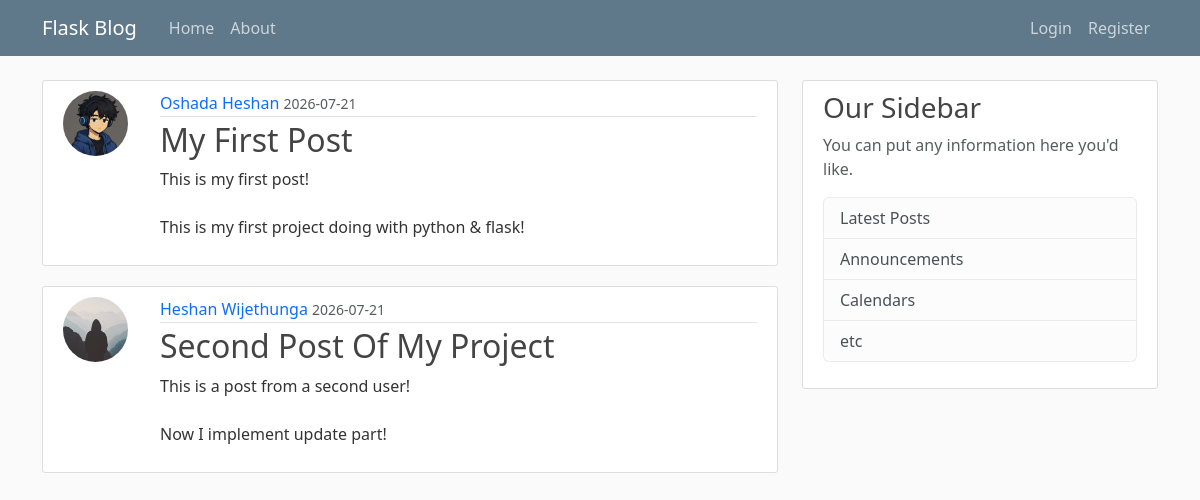
The page /home on the database its author committed.
### flaskblog/models.py (models this page shows, shortened)
class Post(db.Model):
    id = db.Column(db.Integer, primary_key=True)
    title = db.Column(db.String(100), nullable=False)
    date_posted = db.Column(db.DateTime, nullable=False, default=datetime.utcnow)
    content = db.Column(db.Text, nullable=False)
    user_id = db.Column(db.Integer, db.ForeignKey('user.id'), nullable=False)

class User(db.Model, UserMixin):
    id = db.Column(db.Integer, primary_key=True)
    username = db.Column(db.String(20), unique=True, nullable=False)
    email = db.Column(db.String(120), unique=True, nullable=False)
    image_file = db.Column(db.String(20), nullable=False, default='default.jpg')
    password = db.Column(db.String(60), nullable=False)
    posts = db.relationship('Post', backref='author', lazy=True)

### flaskblog/routes.py (the view)
@app.route("/")
@app.route("/home")
def home():
    posts = Post.query.all()
    return render_template('home.html', posts=posts)

### flaskblog/templates/home.html
{% extends "layout.html" %}
{% block content %}
    {% for post in posts %}
        <article class="content-section">
            <div class="post-container">
                <img class="rounded-circle article-img" src="{{ url_for('static', filename='profile_pics/' + post.author.image_file) }}" alt="Profile picture">
                <div class="post-content">
                    <div class="article-metadata">
                        <a class="author-name" href="#">{{ post.author.username }}</a>
                        <small class="text-muted">{{ post.date_posted.strftime('%Y-%m-%d') }}</small>
                    </div>
                    <h2><a class="article-title" href="{{ url_for('post', post_id=post.id) }}">{{ post.title }}</a></h2>
                    <p class="article-content">{{ post.content }}</p>
                </div>
            </div>
        </article>
    {% endfor %}
{% endblock content %}

### flaskblog/templates/layout.html (shortened to what this page needs)
<!DOCTYPE html>
<html lang="en">
<head>
    <link href="https://cdn.jsdelivr.net/npm/bootstrap@5.3.8/dist/css/bootstrap.min.css" rel="stylesheet">
    <link rel="stylesheet" type="text/css" href="{{ url_for('static', filename='main.css') }}">
</head>
<body>
    <header class="site-header">
        <nav class="navbar navbar-expand-md navbar-dark bg-steel fixed-top">
            <div class="container">
                <a class="navbar-brand me-4" href="/">Flask Blog</a>
                <div class="collapse navbar-collapse" id="navbarToggle">
                    <div class="navbar-nav me-auto">
                        <a class="nav-item nav-link" href="{{ url_for('home') }}">Home</a>
                        <a class="nav-item nav-link" href="{{ url_for('about') }}">About</a>
                    </div>
                    <div class="navbar-nav ms-auto">
                        {% if current_user.is_authenticated %}
                            <a class="nav-item nav-link" href="{{ url_for('new_post') }}">New Post</a>
                            <a class="nav-item nav-link" href="{{ url_for('account') }}">Account</a>
                            <a class="nav-item nav-link" href="{{ url_for('logout') }}">Logout</a>
                        {% else %}
                            <a class="nav-item nav-link" href="{{ url_for('login') }}">Login</a>
                            <a class="nav-item nav-link" href="{{ url_for('register') }}">Register</a>
                        {% endif %}
                    </div>
                </div>
            </div>
        </nav>
    </header>
    <main role="main" class="container">
        <div class="row">
            <div class="col-md-8">
                {% block content %}{% endblock %}
            </div>
            <div class="col-md-4">
                <div class="content-section">
                    <h3>Our Sidebar</h3>
                    <p class='text-muted'>You can put any information here you'd like.
                        <ul class="list-group">
                            <li class="list-group-item list-group-item-light">Latest Posts</li>
                            <li class="list-group-item list-group-item-light">Announcements</li>
                            <li class="list-group-item list-group-item-light">Calendars</li>
                            <li class="list-group-item list-group-item-light">etc</li>
                        </ul>
                    </p>
                </div>
            </div>
        </div>
    </main>
</body>
</html>

### flaskblog/static/main.css (style rules this page uses)
body { background: #fafafa; color: #333333; margin-top: 5rem; }
h1, h2, h3, h4, h5, h6 { color: #444444; }
.bg-steel { background-color: #5f788a; }
.site-header .navbar-nav .nav-link { color: #cbd5db; }
.content-section { background: #ffffff; padding: 10px 20px; border: 1px solid #dddddd; border-radius: 3px; margin-bottom: 20px; }
.post-container { display: flex; gap: 16px; align-items: flex-start; }
.post-content { flex: 1; }
.article-title { color: #444444; }
a.article-title { text-decoration: none; }
.article-content { white-space: pre-line; }
.article-img { height: 65px; width: 65px; margin-right: 16px; }
.article-metadata { padding-bottom: 1px; margin-bottom: 4px; border-bottom: 1px solid #e3e3e3 }
.article-metadata a { text-decoration: none; }

### rows shown on the page
Post: image_file (picture), author.username "Oshada Heshan", date_posted "2026-07-21", title "My First Post", content "This is my first post! This is my first project doing with python & flask!"
Post: image_file (placeholder picture), author.username "Heshan Wijethunga", date_posted "2026-07-21", title "Second Post Of My Project", content "This is a post from a second user! Now I implement update part!"
